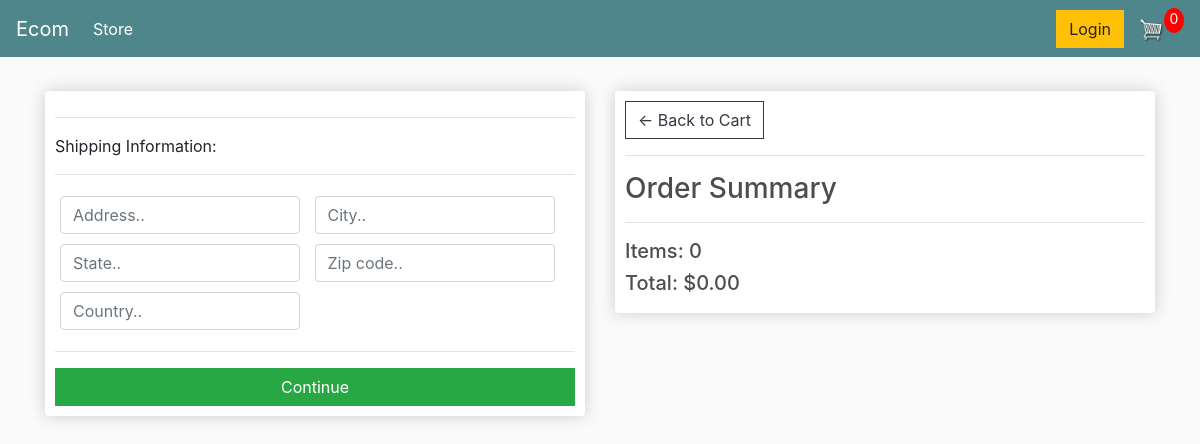
/checkout/ (signed in), run on an earlier commit of the app's database.
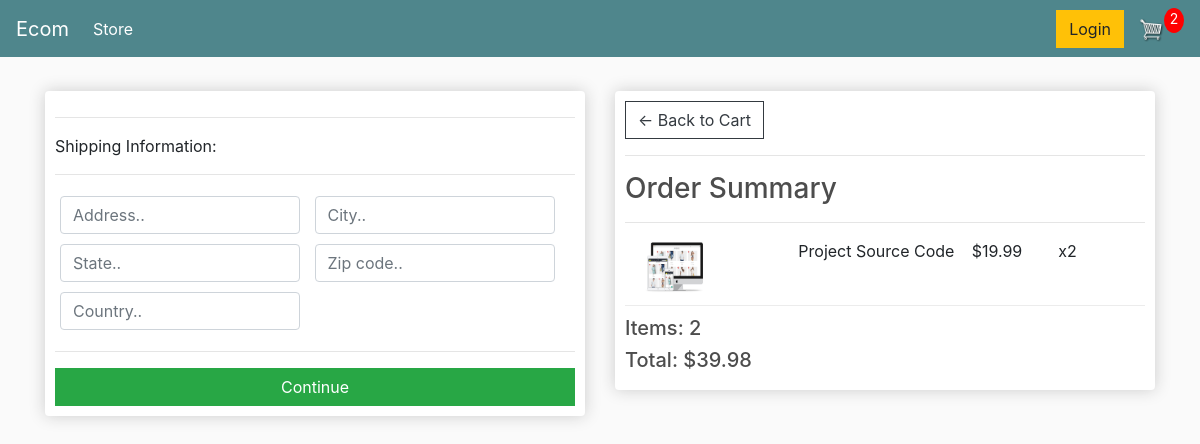
And on a later commit of the database.
### store/models.py (models this page shows, shortened)
class Order(models.Model):
    customer = models.ForeignKey(
        Customer, on_delete=models.SET_NULL, null=True, blank=True)
    date_ordered = models.DateTimeField(auto_now_add=True)
    complete = models.BooleanField(default=False)
    transaction_id = models.CharField(max_length=100, null=True)
    @property
    def get_cart_total(self):
        orderitems = self.orderitem_set.all()
        total = sum([item.get_total for item in orderitems])
        return total
    @property
    def get_cart_items(self):
        orderitems = self.orderitem_set.all()
        total = sum([item.quantity for item in orderitems])
        return total

class OrderItem(models.Model):
    product = models.ForeignKey(Product, on_delete=models.SET_NULL, null=True)
    order = models.ForeignKey(Order, on_delete=models.SET_NULL, null=True)
    quantity = models.IntegerField(default=0, null=True, blank=True)
    date_added = models.DateTimeField(auto_now_add=True)
    @property
    def get_total(self):
        total = self.product.price * self.quantity
        return total

class Product(models.Model):
    name = models.CharField(max_length=200)
    price = models.DecimalField(max_digits=7, decimal_places=2)
    digital = models.BooleanField(default=False, null=True, blank=True)
    image = models.ImageField(null=True, blank=True)
    @property
    def imageURL(self):
        try:
            url = self.image.url
        except:
            url = ''
        return url

### store/views.py (the view)
# urls.py: path('checkout/', views.checkout, name="checkout"),
def checkout(request):
    data = cartData(request)
    cartItems = data['cartItems']
    order = data['order']
    items = data['items']
    context = {'items': items, 'order': order, 'cartItems': cartItems}
    return render(request, 'store/checkout.html', context)

### store/utils.py (called while the page is built)
def cartData(request):
    if request.user.is_authenticated:
        customer = request.user.customer
        order, created = Order.objects.get_or_create(
            customer=customer, complete=False)
        items = order.orderitem_set.all()
        cartItems = order.get_cart_items
    else:
        cookieData = cookieCart(request)
        cartItems = cookieData['cartItems']
        order = cookieData['order']
        items = cookieData['items']
    return {'cartItems': cartItems, 'order': order, 'items': items}

### store/templates/store/checkout.html (shortened to what this page needs)
{% extends 'store/main.html' %}
{% load static %}
{% block content %}
<div class="row">
	<div class="col-lg-6">
		<div class="box-element" id="form-wrapper">
			<form id="form">
						<div id="shipping-info">
							<hr>
							<p>Shipping Information:</p>
							<hr>
							<div class="form-field">
								<input class="form-control" type="text" name="address" placeholder="Address..">
						</div>
								<div class="form-field">
									<input class="form-control" type="text" name="city" placeholder="City..">
						</div>
									<div class="form-field">
										<input class="form-control" type="text" name="state" placeholder="State..">
						</div>
										<div class="form-field">
											<input class="form-control" type="text" name="zipcode" placeholder="Zip code..">
						</div>
											<div class="form-field">
												<input class="form-control" type="text" name="country" placeholder="Country..">
						</div>
											</div>
											<hr>
											<input id="form-button" class="btn btn-success btn-block" type="submit" value="Continue">
				</form>
										</div>
										<br>
									</div>
									<div class="col-lg-6">
										<div class="box-element">
											<a class="btn btn-outline-dark" href="{% url 'cart' %}">&#x2190; Back to
												Cart</a>
											<hr>
											<h3>Order Summary</h3>
											<hr>
											{% for item in items %}
											<div class="cart-row">
												<div style="flex:2">
													<img class="row-image" src="{{item.product.imageURL}}"></div>
													<div style="flex:2">
														<p>{{item.product.name}}</p>
													</div>
													<div style="flex:1">
														<p>${{item.product.price|floatformat:2}}</p>
													</div>
													<div style="flex:1">
														<p>x{{item.quantity}}</p>
													</div>
												</div>
												{% endfor %}
												<h5>Items: {{order.get_cart_items}}</h5>
												<h5>Total: ${{order.get_cart_total|floatformat:2}}</h5>
											</div>
										</div>
									</div>
									{% endblock content %}

What changed in the data, as far as the page shows it:
added OrderItem: product.imageURL (picture), product.name "Project Source Code", product.price "19.99", quantity "2"
computed for Order: get_cart_items "0" → "2"; get_cart_total "0.00" → "39.98"
Also different on the page:
{{ cartItems }}: "0" → "2"
